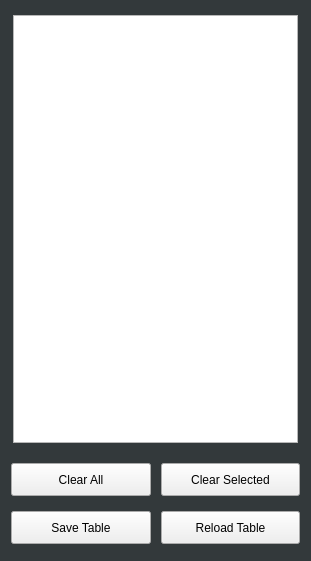
              <widget class="QFrame" name="frame_46">
               <property name="geometry">
                <rect>
                 <x>0</x>
                 <y>0</y>
                 <width>311</width>
                 <height>561</height>
                </rect>
               </property>
               <property name="sizePolicy">
                <sizepolicy hsizetype="Fixed" vsizetype="Preferred">
                 <horstretch>0</horstretch>
                 <verstretch>0</verstretch>
                </sizepolicy>
               </property>
               <property name="minimumSize">
                <size>
                 <width>0</width>
                 <height>500</height>
                </size>
               </property>
               <property name="maximumSize">
                <size>
                 <width>350</width>
                 <height>700</height>
                </size>
               </property>
               <property name="styleSheet">
                <string notr="true">.QFrame{
    background-color: rgb(51, 57, 59);
}</string>
               </property>
               <layout class="QVBoxLayout" name="verticalLayout_50">
                <property name="spacing">
                 <number>4</number>
                </property>
                <property name="topMargin">
                 <number>9</number>
                </property>
                <property name="bottomMargin">
                 <number>5</number>
                </property>
                <item>
                 <layout class="QHBoxLayout" name="horizontalLayout_3">
                  <property name="bottomMargin">
                   <number>10</number>
                  </property>
                  <item>
                   <widget class="OffsetTable" name="offset_table">
                    <property name="enabled">
                     <bool>true</bool>
                    </property>
                    <property name="sizePolicy">
                     <sizepolicy hsizetype="Preferred" vsizetype="Preferred">
                      <horstretch>0</horstretch>
                      <verstretch>0</verstretch>
                     </sizepolicy>
                    </property>
                    <property name="minimumSize">
                     <size>
                      <width>200</width>
                      <height>428</height>
                     </size>
                    </property>
                    <property name="maximumSize">
                     <size>
                      <width>285</width>
                      <height>428</height>
                     </size>
                    </property>
                    <property name="styleSheet">
                     <string notr="true"/>
                    </property>
                    <property name="verticalScrollBarPolicy">
                     <enum>Qt::ScrollBarAlwaysOff</enum>
                    </property>
                    <property name="horizontalScrollBarPolicy">
                     <enum>Qt::ScrollBarAlwaysOff</enum>
                    </property>
                    <property name="sizeAdjustPolicy">
                     <enum>QAbstractScrollArea::AdjustIgnored</enum>
                    </property>
                    <property name="autoScroll">
                     <bool>false</bool>
                    </property>
                    <property name="autoScrollMargin">
                     <number>0</number>
                    </property>
                    <property name="wordWrap">
                     <bool>false</bool>
                    </property>
                    <property name="cornerButtonEnabled">
                     <bool>false</bool>
                    </property>
                    <property name="displayColumns" stdset="0">
                     <string>XZ</string>
                    </property>
                    <property name="currentRowColor" stdset="0">
                     <color>
                      <red>0</red>
                      <green>38</green>
                      <blue>255</blue>
                     </color>
                    </property>
                    <attribute name="horizontalHeaderMinimumSectionSize">
                     <number>78</number>
                    </attribute>
                    <attribute name="horizontalHeaderDefaultSectionSize">
                     <number>116</number>
                    </attribute>
                    <attribute name="horizontalHeaderHighlightSections">
                     <bool>false</bool>
                    </attribute>
                    <attribute name="horizontalHeaderStretchLastSection">
                     <bool>false</bool>
                    </attribute>
                    <attribute name="verticalHeaderMinimumSectionSize">
                     <number>43</number>
                    </attribute>
                    <attribute name="verticalHeaderDefaultSectionSize">
                     <number>43</number>
                    </attribute>
                    <attribute name="verticalHeaderHighlightSections">
                     <bool>false</bool>
                    </attribute>
                   </widget>
                  </item>
                 </layout>
                </item>
                <item>
                 <layout class="QHBoxLayout" name="horizontalLayout_65">
                  <property name="spacing">
                   <number>10</number>
                  </property>
                  <property name="topMargin">
                   <number>0</number>
                  </property>
                  <property name="bottomMargin">
                   <number>0</number>
                  </property>
                  <item>
                   <widget class="QPushButton" name="btnClearOffsets">
                    <property name="sizePolicy">
                     <sizepolicy hsizetype="Fixed" vsizetype="Fixed">
                      <horstretch>0</horstretch>
                      <verstretch>0</verstretch>
                     </sizepolicy>
                    </property>
                    <property name="minimumSize">
                     <size>
                      <width>100</width>
                      <height>33</height>
                     </size>
                    </property>
                    <property name="maximumSize">
                     <size>
                      <width>150</width>
                      <height>33</height>
                     </size>
                    </property>
                    <property name="focusPolicy">
                     <enum>Qt::NoFocus</enum>
                    </property>
                    <property name="styleSheet">
                     <string notr="true">QPushButton {
   	font: 12pt &quot;Noto&quot;;
}</string>
                    </property>
                    <property name="text">
                     <string>Clear All</string>
                    </property>
                   </widget>
                  </item>
                  <item>
                   <widget class="QPushButton" name="btnClearSelOffset">
                    <property name="sizePolicy">
                     <sizepolicy hsizetype="Fixed" vsizetype="Fixed">
                      <horstretch>0</horstretch>
                      <verstretch>0</verstretch>
                     </sizepolicy>
                    </property>
                    <property name="minimumSize">
                     <size>
                      <width>100</width>
                      <height>33</height>
                     </size>
                    </property>
                    <property name="maximumSize">
                     <size>
                      <width>150</width>
                      <height>33</height>
                     </size>
                    </property>
                    <property name="focusPolicy">
                     <enum>Qt::NoFocus</enum>
                    </property>
                    <property name="styleSheet">
                     <string notr="true">QPushButton {
   	font: 12pt &quot;Noto&quot;;
}</string>
                    </property>
                    <property name="text">
                     <string>Clear Selected</string>
                    </property>
                   </widget>
                  </item>
                 </layout>
                </item>
                <item>
                 <layout class="QHBoxLayout" name="horizontalLayout_137">
                  <property name="spacing">
                   <number>10</number>
                  </property>
                  <property name="topMargin">
                   <number>5</number>
                  </property>
                  <property name="bottomMargin">
                   <number>5</number>
                  </property>
                  <item>
                   <widget class="QPushButton" name="saveOffsets">
                    <property name="sizePolicy">
                     <sizepolicy hsizetype="Fixed" vsizetype="Fixed">
                      <horstretch>0</horstretch>
                      <verstretch>0</verstretch>
                     </sizepolicy>
                    </property>
                    <property name="minimumSize">
                     <size>
                      <width>100</width>
                      <height>33</height>
                     </size>
                    </property>
                    <property name="maximumSize">
                     <size>
                      <width>150</width>
                      <height>33</height>
                     </size>
                    </property>
                    <property name="focusPolicy">
                     <enum>Qt::NoFocus</enum>
                    </property>
                    <property name="styleSheet">
                     <string notr="true">QPushButton {
   	font: 12pt &quot;Noto&quot;;
}</string>
                    </property>
                    <property name="text">
                     <string>Save Table</string>
                    </property>
                   </widget>
                  </item>
                  <item>
                   <widget class="QPushButton" name="reloadOffsets">
                    <property name="sizePolicy">
                     <sizepolicy hsizetype="Fixed" vsizetype="Fixed">
                      <horstretch>0</horstretch>
                      <verstretch>0</verstretch>
                     </sizepolicy>
                    </property>
                    <property name="minimumSize">
                     <size>
                      <width>100</width>
                      <height>33</height>
                     </size>
                    </property>
                    <property name="maximumSize">
                     <size>
                      <width>150</width>
                      <height>33</height>
                     </size>
                    </property>
                    <property name="focusPolicy">
                     <enum>Qt::NoFocus</enum>
                    </property>
                    <property name="styleSheet">
                     <string notr="true">QPushButton {
   	font: 12pt &quot;Noto&quot;;
}</string>
                    </property>
                    <property name="text">
                     <string>Reload Table</string>
                    </property>
                   </widget>
                  </item>
                 </layout>
                </item>
               </layout>
              </widget>
